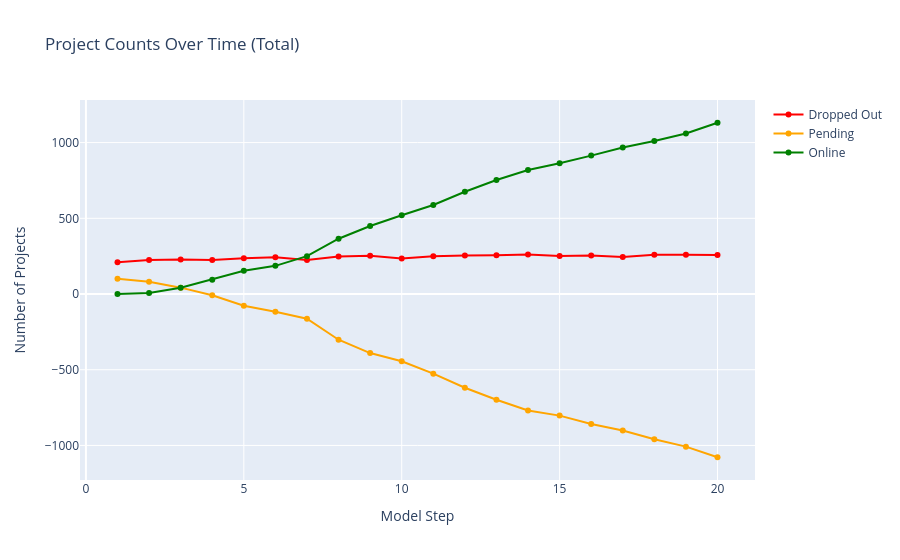
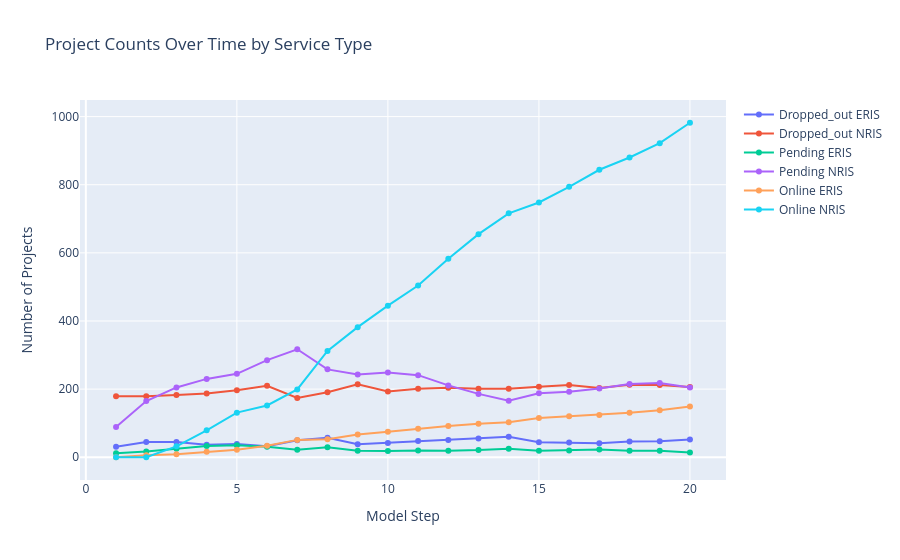
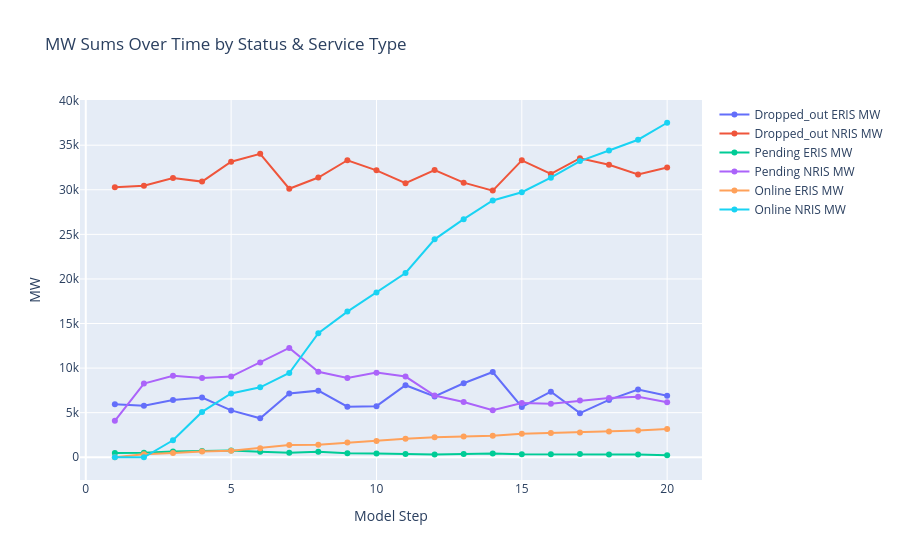

The code cell stored with these charts, in order, in its notebook:
### Markdown cell above
# System Plots

### Code cell
import pandas as pd
import plotly.graph_objects as go

# Load your CSV with model-level summaries
df = pd.read_csv("model_round_summary.csv")
loads = [
    832781, 874976, 923354, 978959, 1031851, 1099623, 1175225, 1248118,
    1279778, 1305481, 1328045, 1352954, 1366152, 1382541, 1397072, 1416841,
    1426536, 1440664, 1454597, 1473297, 1482068
]

# Growth percentages
growth = [
    4.8, 2.9, 5.1, 5.5, 6.0, 5.4, 6.6, 6.9, 6.2, 2.5,
    2.0, 1.7, 1.9, 1.0, 1.2, 1.1, 1.4, 0.7, 1.0, 1.0, 1.3
]

# Years starting from 2026
years = list(range(2026, 2026 + len(loads)))

# Make DataFrame
df_load = pd.DataFrame({
    "RTO": ["PJM RTO"] * len(loads),
    "Year": years,
    "Load": loads,
    "Growth (%)": growth
})

print(df_load)


# -------------------------------
# 1. Counts: dropped_out, pending, online (total)
fig_counts_total = go.Figure()
fig_counts_total.add_trace(go.Scatter(
    x=df['model_step'],
    y=df['dropped_out_count'],
    mode='lines+markers',
    name='Dropped Out',
    line=dict(color='red')
))
fig_counts_total.add_trace(go.Scatter(
    x=df['model_step'],
    y=df['pending_count'],
    mode='lines+markers',
    name='Pending',
    line=dict(color='orange')
))
fig_counts_total.add_trace(go.Scatter(
    x=df['model_step'],
    y=df['online_count'],
    mode='lines+markers',
    name='Online',
    line=dict(color='green')
))
fig_counts_total.update_layout(
    title="Project Counts Over Time (Total)",
    xaxis_title="Model Step",
    yaxis_title="Number of Projects"
)
fig_counts_total.show()

# -------------------------------
# 2. Counts by service type
status_types = ['dropped_out', 'pending', 'online']
service_types = ['eris', 'nris']

fig_counts_service = go.Figure()
for status in status_types:
    for service in service_types:
        col_name = f"{status}_{service}_count"
        fig_counts_service.add_trace(go.Scatter(
            x=df['model_step'],
            y=df[col_name],
            mode='lines+markers',
            name=f"{status.capitalize()} {service.upper()}",
        ))
fig_counts_service.update_layout(
    title="Project Counts Over Time by Service Type",
    xaxis_title="Model Step",
    yaxis_title="Number of Projects"
)
fig_counts_service.show()

# -------------------------------
# 3. MW by status & service type
fig_mw_service = go.Figure()
for status in status_types:
    for service in service_types:
        col_name = f"{status}_{service}_mw"
        fig_mw_service.add_trace(go.Scatter(
            x=df['model_step'],
            y=df[col_name],
            mode='lines+markers',
            name=f"{status.capitalize()} {service.upper()} MW",
        ))
fig_mw_service.update_layout(
    title="MW Sums Over Time by Status & Service Type",
    xaxis_title="Model Step",
    yaxis_title="MW"
)
fig_mw_service.show()

# -------------------------------

# -------------------------------
# 5. Construction Times
fig_construction = go.Figure()
fig_construction.add_trace(go.Scatter(
    x=df['model_step'],
    y=df['avg_construction_time'],
    mode='lines+markers',
    name='Avg Construction Time (All)',
    line=dict(color='blue')
))
fig_construction.add_trace(go.Scatter(
    x=df['model_step'],
    y=df['avg_construction_time_eris'],
    mode='lines+markers',
    name='Avg Construction Time (ERIS)',
    line=dict(color='green', dash='dash')
))
fig_construction.add_trace(go.Scatter(
    x=df['model_step'],
    y=df['avg_construction_time_nris'],
    mode='lines+markers',
    name='Avg Construction Time (NRIS)',
    line=dict(color='red', dash='dot')
))
fig_construction.update_layout(
    title="Average Construction Time Over Time",
    xaxis_title="Model Step",
    yaxis_title="Time (years)"
)
fig_construction.show()

# -------------------------------
# 6. Study Times
fig_study = go.Figure()
fig_study.add_trace(go.Scatter(
    x=df['model_step'],
    y=df['study_time_all'],
    mode='lines+markers',
    name='Avg Study Time (All)',
    line=dict(color='cyan')
))
fig_study.add_trace(go.Scatter(
    x=df['model_step'],
    y=df['study_time_eris'],
    mode='lines+markers',
    name='Avg Study Time (ERIS)',
    line=dict(color='lime', dash='dash')
))
fig_study.add_trace(go.Scatter(
    x=df['model_step'],
    y=df['study_time_nris'],
    mode='lines+markers',
    name='Avg Study Time (NRIS)',
    line=dict(color='magenta', dash='dot')
))
fig_study.update_layout(
    title="Average Study Time Over Time",
    xaxis_title="Model Step",
    yaxis_title="Time (years)"
)
fig_study.show()

# 7. Assigned Costs
fig_assigned_cost = go.Figure()
fig_assigned_cost.add_trace(go.Scatter(
    x=df['model_step'],
    y=df['nu_all_avg'],
    mode='lines+markers',
    name='Avg Assigned Cost (All)',
    line=dict(color='blue')
))
fig_assigned_cost.add_trace(go.Scatter(
    x=df['model_step'],
    y=df['nu_eris_avg'],
    mode='lines+markers',
    name='Avg Assigned Cost (ERIS)',
    line=dict(color='green', dash='dash')
))
fig_assigned_cost.add_trace(go.Scatter(
    x=df['model_step'],
    y=df['nu_nris_avg'],
    mode='lines+markers',
    name='Avg Assigned Cost (NRIS)',
    line=dict(color='red', dash='dot')
))
fig_assigned_cost.update_layout(
    title="Average Assigned Cost Per Round",
    xaxis_title="Model Step",
    yaxis_title="Cost (currency units)",  # adjust as needed
    template="plotly_white"
)
fig_assigned_cost.show()

#Capacity Price

fig_capacity = go.Figure()
fig_capacity.add_trace(go.Scatter(
    x=df['model_step'],
    y=df['capacity_price'],
    mode='lines',
    name='Capacity Price',
    line=dict(color='black')
))

fig_capacity.update_layout(
    title="Capacity Price Over Time",
    xaxis_title="Model Step",
    yaxis_title="$/MW-day",  # adjust as needed
    template="plotly_white"
)
fig_capacity.show()

#SMEC
fig_smec = go.Figure()
fig_smec.add_trace(go.Scatter(
    x=df['model_step'],
    y=df['system_marginal_energy_price'],
    mode='lines+markers',
    name='SMEC',
    line=dict(color='blue')
))

fig_smec.update_layout(
    title="SMEC Over Time",
    xaxis_title="Model Step",
    yaxis_title="$/MWh",  # adjust as needed
    template="plotly_white"
)
fig_smec.show()
import plotly.graph_objects as go

# Assuming installed capacity is sum of online MWs per step
df['installed_capacity'] = df['online_eris_mw'] + df['online_nris_mw']
import plotly.graph_objects as go
import pandas as pd

# Example installed capacity from your df
df['installed_capacity'] = df['online_eris_mw'] + df['online_nris_mw']

# Convert load to GWh
loads_gwh = [x / 1000 for x in loads]

# Years corresponding to the load
years = list(range(2026, 2026 + len(loads_gwh)))

# Make figure
fig_load_capacity = go.Figure()

# Plot installed capacity
fig_load_capacity.add_trace(go.Scatter(
    x=years,
    y=df['installed_capacity'][:len(years)],
    mode='lines+markers',
    name='Installed Capacity (MW)',
    line=dict(color='blue')
))

# Plot load in GWh
fig_load_capacity.add_trace(go.Scatter(
    x=years,
    y=loads_gwh,
    mode='lines+markers',
    name='Load (GWh)',
    line=dict(color='red'),
    yaxis='y2'
))

# Add secondary y-axis
fig_load_capacity.update_layout(
    title="Installed Capacity vs Load (GWh)",
    xaxis_title="Year",
    yaxis=dict(title="Installed Capacity (MW)", side="left"),
    yaxis2=dict(title="Load (GWh)", overlaying='y', side='right'),
    template="plotly_white"
)

fig_load_capacity.show()

### Figure 1 — Plotly figure (JSON) as saved in the notebook; plotly's stock layout.template omitted (floating-point values rounded to 4 significant figures)
{"data": [{"line": {"color": "red"}, "mode": "lines+markers", "name": "Dropped Out", "type": "scatter", "x": [1, 2, 3, 4, 5, 6, 7, 8, 9, 10, 11, 12, 13, 14, 15, 16, 17, 18, 19, 20], "y": [210, 224, 228, 224, 236, 242, 224, 248, 252, 235, 249, 255, 256, 261, 251, 255, 244, 259, 259, 258]}, {"line": {"color": "orange"}, "mode": "lines+markers", "name": "Pending", "type": "scatter", "x": [1, 2, 3, 4, 5, 6, 7, 8, 9, 10, 11, 12, 13, 14, 15, 16, 17, 18, 19, 20], "y": [101, 81, 42, -8, -78, -117, -163, -302, -390, -444, -526, -619, -698, -769, -803, -858, -901, -959, -1008, -1078]}, {"line": {"color": "green"}, "mode": "lines+markers", "name": "Online", "type": "scatter", "x": [1, 2, 3, 4, 5, 6, 7, 8, 9, 10, 11, 12, 13, 14, 15, 16, 17, 18, 19, 20], "y": [0, 6, 41, 95, 153, 186, 250, 365, 449, 520, 588, 675, 753, 819, 863, 914, 968, 1011, 1060, 1131]}], "layout": {"title": {"text": "Project Counts Over Time (Total)"}, "xaxis": {"title": {"text": "Model Step"}}, "yaxis": {"title": {"text": "Number of Projects"}}}}

### Figure 2 — Plotly figure (JSON) as saved in the notebook; plotly's stock layout.template omitted (floating-point values rounded to 4 significant figures)
{"data": [{"mode": "lines+markers", "name": "Dropped_out ERIS", "type": "scatter", "x": [1, 2, 3, 4, 5, 6, 7, 8, 9, 10, 11, 12, 13, 14, 15, 16, 17, 18, 19, 20], "y": [31, 45, 45, 37, 39, 32, 50, 57, 38, 42, 48, 51, 55, 60, 44, 43, 41, 46, 47, 52]}, {"mode": "lines+markers", "name": "Dropped_out NRIS", "type": "scatter", "x": [1, 2, 3, 4, 5, 6, 7, 8, 9, 10, 11, 12, 13, 14, 15, 16, 17, 18, 19, 20], "y": [179, 179, 183, 187, 197, 210, 174, 191, 214, 193, 201, 204, 201, 201, 207, 212, 203, 213, 212, 206]}, {"mode": "lines+markers", "name": "Pending ERIS", "type": "scatter", "x": [1, 2, 3, 4, 5, 6, 7, 8, 9, 10, 11, 12, 13, 14, 15, 16, 17, 18, 19, 20], "y": [12, 17, 25, 33, 35, 31, 22, 29, 19, 18, 20, 19, 21, 25, 19, 20, 23, 19, 19, 14]}, {"mode": "lines+markers", "name": "Pending NRIS", "type": "scatter", "x": [1, 2, 3, 4, 5, 6, 7, 8, 9, 10, 11, 12, 13, 14, 15, 16, 17, 18, 19, 20], "y": [89, 165, 205, 230, 245, 285, 317, 258, 243, 249, 241, 211, 186, 166, 188, 192, 202, 215, 218, 205]}, {"mode": "lines+markers", "name": "Online ERIS", "type": "scatter", "x": [1, 2, 3, 4, 5, 6, 7, 8, 9, 10, 11, 12, 13, 14, 15, 16, 17, 18, 19, 20], "y": [0, 6, 9, 16, 22, 34, 51, 53, 67, 75, 84, 92, 98, 103, 115, 120, 124, 131, 138, 149]}, {"mode": "lines+markers", "name": "Online NRIS", "type": "scatter", "x": [1, 2, 3, 4, 5, 6, 7, 8, 9, 10, 11, 12, 13, 14, 15, 16, 17, 18, 19, 20], "y": [0, 0, 32, 79, 131, 152, 199, 312, 382, 445, 504, 583, 655, 716, 748, 794, 844, 880, 922, 982]}], "layout": {"title": {"text": "Project Counts Over Time by Service Type"}, "xaxis": {"title": {"text": "Model Step"}}, "yaxis": {"title": {"text": "Number of Projects"}}}}

### Figure 3 — Plotly figure (JSON) as saved in the notebook; plotly's stock layout.template omitted (floating-point values rounded to 4 significant figures)
{"data": [{"mode": "lines+markers", "name": "Dropped_out ERIS MW", "type": "scatter", "x": [1, 2, 3, 4, 5, 6, 7, 8, 9, 10, 11, 12, 13, 14, 15, 16, 17, 18, 19, 20], "y": [5934.0, 5782.0, 6412.0, 6690.0, 5253.0, 4369.0, 7146.0, 7472.0, 5676.0, 5731.0, 8082.0, 6819.0, 8303.0, 9563.0, 5638.0, 7352.0, 4944.0, 6431.0, 7604.0, 6890.0]}, {"mode": "lines+markers", "name": "Dropped_out NRIS MW", "type": "scatter", "x": [1, 2, 3, 4, 5, 6, 7, 8, 9, 10, 11, 12, 13, 14, 15, 16, 17, 18, 19, 20], "y": [30290.0, 30460.0, 31330.0, 30920.0, 33140.0, 34040.0, 30120.0, 31380.0, 33310.0, 32180.0, 30740.0, 32210.0, 30800.0, 29910.0, 33300.0, 31770.0, 33540.0, 32810.0, 31730.0, 32510.0]}, {"mode": "lines+markers", "name": "Pending ERIS MW", "type": "scatter", "x": [1, 2, 3, 4, 5, 6, 7, 8, 9, 10, 11, 12, 13, 14, 15, 16, 17, 18, 19, 20], "y": [481.4, 500.8, 632.8, 697.7, 762.3, 610.3, 517.4, 626.4, 450.0, 416.0, 358.0, 321.9, 361.9, 432.9, 328.0, 335.0, 358.0, 295.0, 302.0, 228.0]}, {"mode": "lines+markers", "name": "Pending NRIS MW", "type": "scatter", "x": [1, 2, 3, 4, 5, 6, 7, 8, 9, 10, 11, 12, 13, 14, 15, 16, 17, 18, 19, 20], "y": [4080.0, 8262.0, 9134.0, 8876.0, 9051.0, 10620.0, 12260.0, 9594.0, 8891.0, 9491.0, 9053.0, 6923.0, 6206.0, 5263.0, 6074.0, 5995.0, 6354.0, 6655.0, 6784.0, 6172.0]}, {"mode": "lines+markers", "name": "Online ERIS MW", "type": "scatter", "x": [1, 2, 3, 4, 5, 6, 7, 8, 9, 10, 11, 12, 13, 14, 15, 16, 17, 18, 19, 20], "y": [0.0, 336.0, 471.0, 657.0, 738.4, 1016.0, 1375.0, 1412.0, 1652.0, 1809.0, 2080.0, 2233.0, 2322.0, 2417.0, 2630.0, 2725.0, 2787.0, 2902.0, 3010.0, 3178.0]}, {"mode": "lines+markers", "name": "Online NRIS MW", "type": "scatter", "x": [1, 2, 3, 4, 5, 6, 7, 8, 9, 10, 11, 12, 13, 14, 15, 16, 17, 18, 19, 20], "y": [0.0, 0.0, 1904.0, 5086.0, 7154.0, 7840.0, 9447.0, 13900.0, 16340.0, 18480.0, 20670.0, 24440.0, 26710.0, 28800.0, 29720.0, 31360.0, 33210.0, 34400.0, 35610.0, 37520.0]}], "layout": {"title": {"text": "MW Sums Over Time by Status & Service Type"}, "xaxis": {"title": {"text": "Model Step"}}, "yaxis": {"title": {"text": "MW"}}}}
